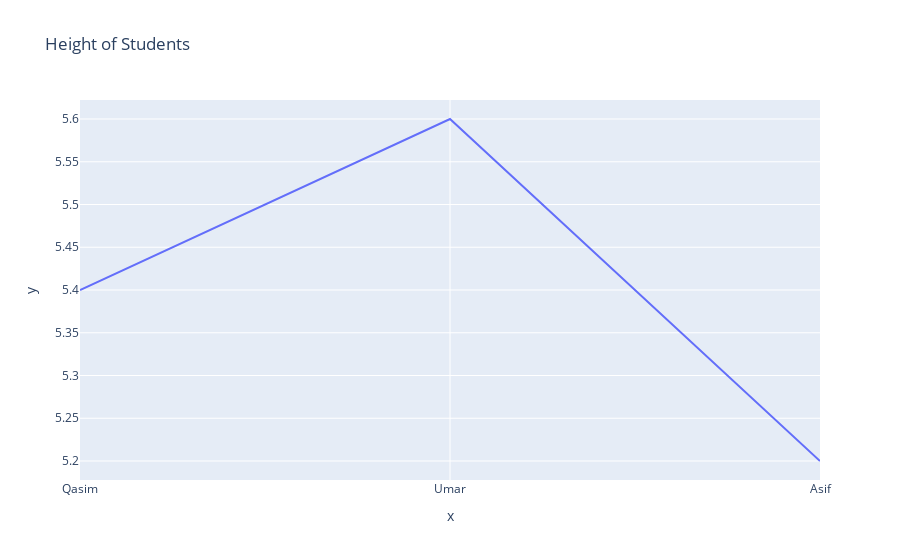

Notebook code cell kept with this figure:
### Markdown cell above
---
## Line Plot

### Code cell
# line plot of height vs name
px.line(x=name, y=height,title='Height of Students')

### Figure 1 — Plotly figure (JSON) as saved in the notebook; plotly's stock layout.template omitted (floating-point values rounded to 4 significant figures)
{"data": [{"hovertemplate": "x=%{x}<br>y=%{y}<extra></extra>", "legendgroup": "", "line": {"color": "#636efa", "dash": "solid"}, "marker": {"symbol": "circle"}, "mode": "lines", "name": "", "orientation": "v", "showlegend": false, "type": "scatter", "x": ["Qasim", "Umar", "Asif"], "xaxis": "x", "y": [5.4, 5.6, 5.2], "yaxis": "y"}], "layout": {"legend": {"tracegroupgap": 0}, "title": {"text": "Height of Students"}, "xaxis": {"anchor": "y", "domain": [0, 1], "title": {"text": "x"}}, "yaxis": {"anchor": "x", "domain": [0, 1], "title": {"text": "y"}}}}
